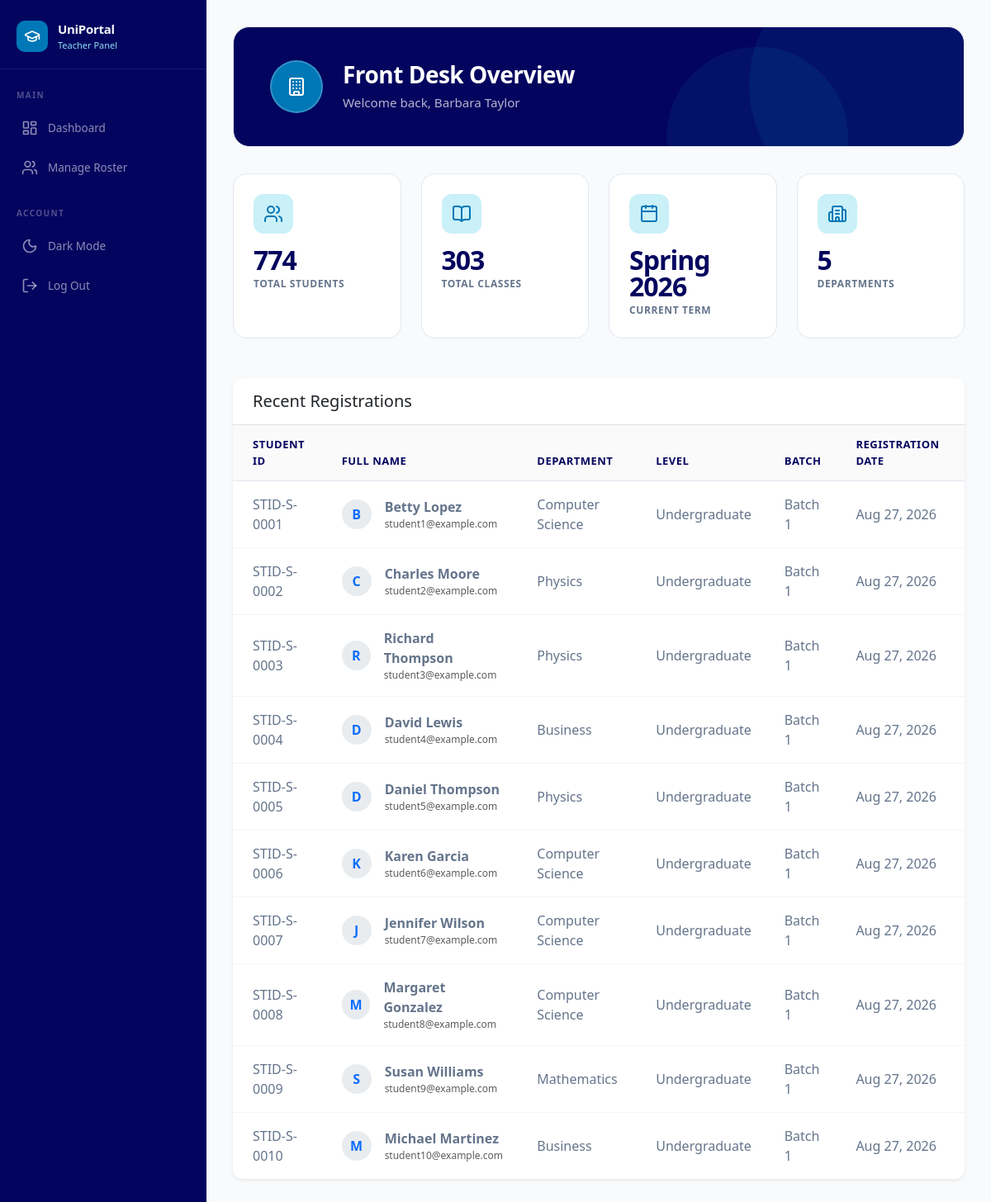
Page /frontdesk/dashboard/ (signed in) on the committed database.
### myapp/models.py (models this page shows, shortened)
class User(AbstractUser):
    pass

class Term(models.Model):
    name = models.CharField(max_length=255)
    start_date = models.DateField(null=True, blank=True)
    end_date = models.DateField(null=True, blank=True)

class Student(models.Model):
    student_id = models.TextField()
    user = models.OneToOneField(settings.AUTH_USER_MODEL, on_delete=models.CASCADE)
    department = models.ForeignKey(Department, on_delete=models.SET_NULL, null=True)
    level = models.CharField(max_length=50)
    created_at = models.DateTimeField(auto_now_add=True)
    batch = models.CharField(max_length=100, null=True, blank=True)

class Department(models.Model):
    name = models.CharField(max_length=255)

### myapp/views.py (the view)
# urls.py: path('frontdesk/dashboard/', views.frontdesk_dashboard, name='frontdesk_dashboard'),
@user_passes_test(is_frontdesk, login_url='/login')
def frontdesk_dashboard(request):
    total_students = Student.objects.count()
    total_classes = Class.objects.count()
    current_term = Term.objects.order_by('-start_date').first()
    total_departments = Department.objects.count()
    recent_students = Student.objects.select_related('user', 'department').order_by('-created_at')[:10]
    context = {
        'total_students': total_students,
        'total_classes': total_classes,
        'current_term': current_term,
        'total_departments': total_departments,
        'recent_students': recent_students,
    }
    return render(request, 'myapp/frontdesk_dashboard.html', context)

### myapp/views.py (called while the page is built)
def is_frontdesk(user):
    return user.is_active and user.is_staff

### myapp/templates/myapp/frontdesk_dashboard.html (shortened to what this page needs)
{% extends 'myapp/base.html' %}
{% load static %}
{% block content %}
<div class="hero-banner">
  <div class="d-flex align-items-center gap-4">
    <div class="hero-avatar">
      <i data-lucide="building"></i>
    </div>
    <div>
      <h2>Front Desk Overview</h2>
      <p>Welcome back, {{ user.get_full_name|default:user.username }}</p>
    </div>
  </div>
</div>
<div class="row g-4 mb-5">
  <div class="col-md-3">
    <div class="stat-card stat-blue h-100">
      <div class="stat-icon">
        <i data-lucide="users"></i>
      </div>
      <div class="stat-value">{{ total_students }}</div>
      <div class="stat-label">Total Students</div>
    </div>
  </div>
  <div class="col-md-3">
    <div class="stat-card stat-purple h-100">
      <div class="stat-icon">
        <i data-lucide="book-open"></i>
      </div>
      <div class="stat-value">{{ total_classes }}</div>
      <div class="stat-label">Total Classes</div>
    </div>
  </div>
  <div class="col-md-3">
    <div class="stat-card stat-green h-100">
      <div class="stat-icon">
        <i data-lucide="calendar"></i>
      </div>
      <div class="stat-value">{{ current_term.name|default:"N/A" }}</div>
      <div class="stat-label">Current Term</div>
    </div>
  </div>
  <div class="col-md-3">
    <div class="stat-card stat-blue h-100">
      <div class="stat-icon">
        <i data-lucide="building-2"></i>
      </div>
      <div class="stat-value">{{ total_departments }}</div>
      <div class="stat-label">Departments</div>
    </div>
  </div>
</div>
<div class="card modern-table-card border-0 shadow-sm">
  <div class="card-header bg-transparent border-bottom px-4 py-3">
    <h5 class="mb-0">Recent Registrations</h5>
  </div>
  <div class="card-body p-0">
    <div class="table-responsive">
      <table class="table table-hover modern-table mb-0 align-middle">
        <thead>
          <tr>
            <th class="ps-4">Student ID</th>
            <th>Full Name</th>
            <th>Department</th>
            <th>Level</th>
            <th>Batch</th>
            <th class="pe-4">Registration Date</th>
          </tr>
        </thead>
        <tbody>
          {% for student in recent_students %}
          <tr>
            <td class="ps-4 fw-medium">{{ student.student_id }}</td>
            <td>
                <div class="d-flex align-items-center">
                  <div class="avatar bg-body-secondary text-primary rounded-circle me-3 d-flex justify-content-center align-items-center" style="width:36px;height:36px;font-weight:600;">
                    {{ student.user.first_name|first|default:student.user.username|first|upper }}
                  </div>
                  <div>
                    <div class="fw-bold">{{ student.user.get_full_name|default:student.user.username }}</div>
                    <div class="text-muted" style="font-size:12px;">{{ student.user.email }}</div>
                  </div>
                </div>
            </td>
            <td>{{ student.department.name }}</td>
            <td>{{ student.level }}</td>
            <td>{{ student.batch|default:"-" }}</td>
            <td class="pe-4">{{ student.created_at|date:"M d, Y" }}</td>
          </tr>
          {% endfor %}
        </tbody>
      </table>
    </div>
  </div>
</div>
{% endblock %}

### myapp/static/myapp/css/dashboard.css (style rules this page uses)
:root, [data-theme="light"] { --deep-twilight: #03045e; --bright-teal-blue: #0077b6; --turquoise-surf: #00b4d8; --frosted-blue: #90e0ef; --light-cyan: #caf0f8; --bg-page: #f8fafc; --bg-card: #fff; --bg-sidebar: #03045e; --bg-hero: #03045e; --bg-icon: #caf0f8; --text-primary: #03045e; --text-secondary: #64748b; --text-muted: #94a3b8; --border-card: #e2e8f0; --border-row: #f1f5f9; --chart-bar: rgba(0, 119, 182, 0.15); --chart-bar-hover: rgba(0, 119, 182, 0.3); --chart-border: #0077b6; --chart-grid: rgba(0, 0, 0, 0.04); --chart-tick: #94a3b8; --chart-tick-x: #64748b; }
.hero-banner { background: var(--bg-hero); border-radius: 20px; padding: 40px 44px; color: #fff; position: relative; overflow: hidden; margin-bottom: 32px; border: 1px solid var(--border-card); }
.hero-banner::before { content: ''; position: absolute; top: -80px; right: -40px; width: 300px; height: 300px; border-radius: 50%; background: rgba(0, 119, 182, 0.12); }
.hero-banner::after { content: ''; position: absolute; bottom: -100px; right: 140px; width: 220px; height: 220px; border-radius: 50%; background: rgba(0, 180, 216, 0.08); }
.hero-banner h2 { font-size: 1.75rem; font-weight: 700; margin-bottom: 6px; letter-spacing: -0.5px; }
.hero-banner p { font-size: 0.95rem; opacity: 0.7; margin: 0; font-weight: 400; }
.hero-avatar { width: 64px; height: 64px; border-radius: 50%; background: var(--bright-teal-blue); display: flex; align-items: center; justify-content: center; border: 2px solid rgba(255, 255, 255, 0.2); flex-shrink: 0; color: #fff; }
.stat-card { border-radius: 16px; border: 1px solid var(--border-card); padding: 24px; background: var(--bg-card); position: relative; overflow: hidden; transition: transform 0.3s cubic-bezier(.4,0,.2,1), box-shadow 0.3s ease, background 0.3s ease; }
.stat-card .stat-icon { width: 48px; height: 48px; border-radius: 12px; background: var(--bg-icon); color: var(--bright-teal-blue); display: flex; align-items: center; justify-content: center; margin-bottom: 16px; }
.stat-card .stat-value { font-size: 2rem; font-weight: 800; line-height: 1; margin-bottom: 4px; letter-spacing: -1px; color: var(--text-primary); }
.stat-card .stat-label { font-size: 12px; font-weight: 600; color: var(--text-secondary); text-transform: uppercase; letter-spacing: 0.6px; }
.stat-purple, .stat-blue, .stat-green { background: var(--bg-card); color: var(--text-primary); }
.stat-purple .stat-icon, .stat-blue .stat-icon, .stat-green .stat-icon { background: var(--bg-icon); color: var(--bright-teal-blue); }
.modern-table-card { background: var(--bg-card); border: 1px solid var(--border-card); border-radius: 12px; overflow: hidden; box-shadow: 0 4px 6px -1px rgba(0,0,0,0.05), 0 2px 4px -2px rgba(0,0,0,0.025); transition: background 0.3s ease, border-color 0.3s ease; }
.modern-table { width: 100%; color: var(--text-secondary); }
.modern-table th { background-color: rgba(0, 0, 0, 0.02); color: var(--text-primary); font-weight: 600; font-size: 13px; text-transform: uppercase; letter-spacing: 0.5px; padding: 14px 20px; border-bottom: 1px solid var(--border-card); }
.modern-table td { padding: 16px 20px; vertical-align: middle; border-bottom: 1px solid var(--border-row); color: var(--text-secondary); }
.modern-table tbody tr { transition: background-color 0.2s ease; }
.modern-table tbody tr:last-child td { border-bottom: none; }

### rows in the picture
User: get_full_name "Barbara Taylor"
Term: name "Spring 2026"
Student: student_id "STID-S-0001", user.first_name|first "B", user.get_full_name "Betty Lopez", user.email "student1@example.com", department.name "Computer Science", level "Undergraduate", batch "Batch 1", created_at "Aug 27, 2026"
Student: student_id "STID-S-0002", user.first_name|first "C", user.get_full_name "Charles Moore", user.email "student2@example.com", department.name "Physics", level "Undergraduate", batch "Batch 1", created_at "Aug 27, 2026"
Student: student_id "STID-S-0003", user.first_name|first "R", user.get_full_name "Richard Thompson", user.email "student3@example.com", department.name "Physics", level "Undergraduate", batch "Batch 1", created_at "Aug 27, 2026"
Student: student_id "STID-S-0004", user.first_name|first "D", user.get_full_name "David Lewis", user.email "student4@example.com", department.name "Business", level "Undergraduate", batch "Batch 1", created_at "Aug 27, 2026"
Student: student_id "STID-S-0005", user.first_name|first "D", user.get_full_name "Daniel Thompson", user.email "student5@example.com", department.name "Physics", level "Undergraduate", batch "Batch 1", created_at "Aug 27, 2026"
Student: student_id "STID-S-0006", user.first_name|first "K", user.get_full_name "Karen Garcia", user.email "student6@example.com", department.name "Computer Science", level "Undergraduate", batch "Batch 1", created_at "Aug 27, 2026"
Student: student_id "STID-S-0007", user.first_name|first "J", user.get_full_name "Jennifer Wilson", user.email "student7@example.com", department.name "Computer Science", level "Undergraduate", batch "Batch 1", created_at "Aug 27, 2026"
Student: student_id "STID-S-0008", user.first_name|first "M", user.get_full_name "Margaret Gonzalez", user.email "student8@example.com", department.name "Computer Science", level "Undergraduate", batch "Batch 1", created_at "Aug 27, 2026"
Student: student_id "STID-S-0009", user.first_name|first "S", user.get_full_name "Susan Williams", user.email "student9@example.com", department.name "Mathematics", level "Undergraduate", batch "Batch 1", created_at "Aug 27, 2026"
Student: student_id "STID-S-0010", user.first_name|first "M", user.get_full_name "Michael Martinez", user.email "student10@example.com", department.name "Business", level "Undergraduate", batch "Batch 1", created_at "Aug 27, 2026"

### other values in the picture
{{ total_students }} "774"
{{ total_classes }} "303"
{{ total_departments }} "5"
